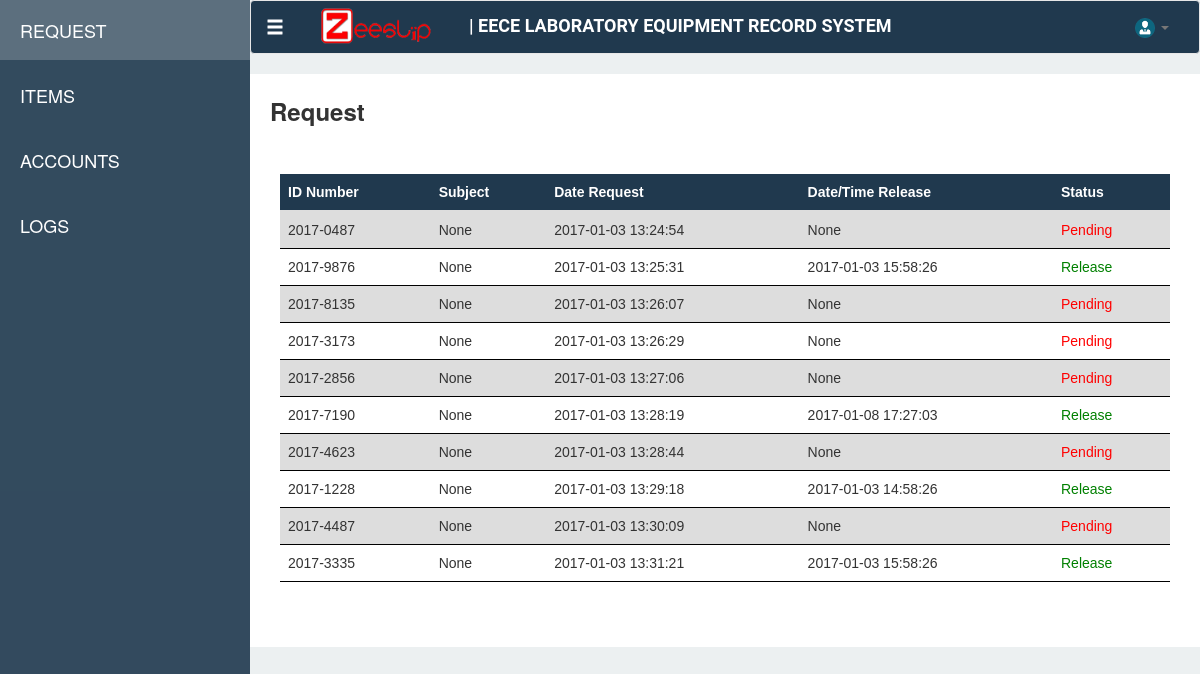
The app's page /dashboard/request, older data.
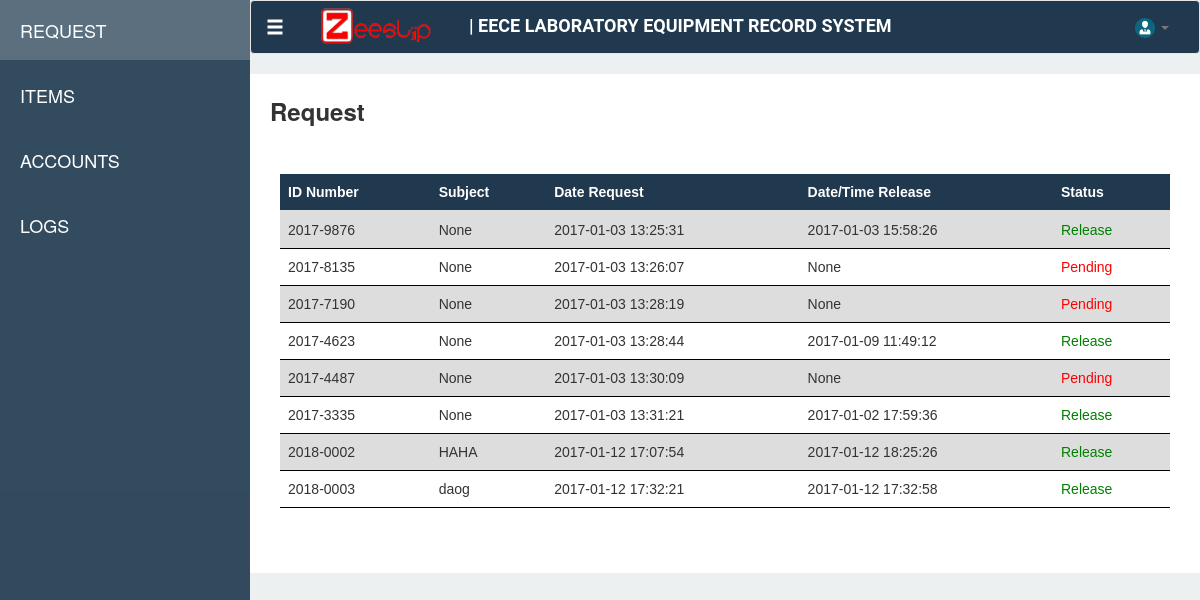
The same page, newer data.
### tables this page shows
CREATE TABLE "Request" ("requestId" INTEGER PRIMARY KEY  NOT NULL ,"idNumber" VARCHAR,"name" VARCHAR,"subject" VARCHAR,"requestDate" DATETIME DEFAULT (datetime(CURRENT_TIMESTAMP,'localtime')) );

### app.py (the view)
    @app.route('/dashboard/request')
    def request():
        con = sqlite3.connect("ZeeSlipv2.sqlite")
        con.row_factory = sqlite3.Row
        cur = con.cursor()
        cur.execute("SELECT Request.requestId, Request.idNumber, Request.name, Request.subject, Request.requestDate, itemId, itemCode, itemName, itemDescription, itemQuantity, itemAvailable, issueDate, returnDate FROM (SELECT BorrowedItem.itemId,itemCode,itemName,itemDescription,BorrowedItem.itemQuantity, COALESCE((Item.itemQuantity - (SELECT SUM(BorrowedItem.itemQuantity) FROM BorrowedItem WHERE Item.itemId = BorrowedItem.itemId AND requestId IN (SELECT BorrowedItem.requestId FROM BorrowedItem WHERE BorrowedItem.issueDate IS NOT NULL AND returnDate IS NULL AND Item.itemId = BorrowedItem.itemId))),Item.itemQuantity) as itemAvailable, BorrowedItem.issueDate,BorrowedItem.returnDate,BorrowedItem.requestId as request FROM BorrowedItem,Item WHERE BorrowedItem.itemId = Item.itemId) LEFT JOIN Request ON request = Request.requestId WHERE requestID IS NOT NULL AND returnDate IS NULL GROUP BY requestId")
        rows = cur.fetchall()
        return render_template('modules/request.html', req = rows)

### templates/modules/request.html (shortened to what this page needs)
{% extends "dashboard.html" %}
{% block request %}
<link type="text/css" href="{{ url_for('static', filename='css/styles.css') }}" rel="stylesheet">
<div class="request-page-def">
    <div class="row">
        <div class="col-md-2"><span class="request-text"> Request </span></div>
    </div>
    <br>
    <div  class="row" style="padding: 25px" >
    <div  class="table-responsive">
        <table class="table" id="listRequest" style="cursor: pointer">
        <thead>
            <tr>
                <th>ID Number</th>
                <th>Subject</th>
                <th>Date Request</th>
                <th>Date/Time Release</th>
                <th>Status</th>
            </tr>
            </thead>
        <tbody>
            {% for r in req %}
            <tr data-toggle="modal" data-target="#inModal" onclick="getReq({{ r[0] }})">
                <td>{{ r[1] }}</td>
                <td>{{ r[3] }}</td>
                <td>{{ r[4] }}</td>
                <td>{{ r[11] }}</td>
                {% if r[11] == None %}
                <td style="color: red">Pending</td>
                {% else %}
                <td style="color: green">Release</td>
                {% endif %}
            </tr>
            {% endfor %}
            </tbody>
        </table>
        </div>
    </div>
</div>
</div>
{% endblock %}

Row changes from the older to the newer data that the page shows:
removed Request: idNumber "2017-0487", r "None", requestDate "2017-01-03 13:24:54", shows "Pending"
removed Request: idNumber "2017-3173", r "None", requestDate "2017-01-03 13:26:29", shows "Pending"
no longer on this page (row unchanged): Request: idNumber "2017-2856", r "None", requestDate "2017-01-03 13:27:06", shows "Pending"
removed Request: idNumber "2017-1228", r "None", requestDate "2017-01-03 13:29:18", r "2017-01-03 14:58:26", shows "Release"
computed for Request (number 3 of 8 on the later page): r "2017-01-08 17:27:03" → "None"; text "Release" → "Pending"
computed for Request (number 4 of 8 on the later page): r "None" → "2017-01-09 11:49:12"; text "Pending" → "Release"
computed for Request (number 6 of 8 on the later page): r "2017-01-03 15:58:26" → "2017-01-02 17:59:36"
added Request: idNumber "2018-0002", subject "HAHA", requestDate "2017-01-12 17:07:54", r "2017-01-12 18:25:26", shows "Release"
added Request: idNumber "2018-0003", subject "daog", requestDate "2017-01-12 17:32:21", r "2017-01-12 17:32:58", shows "Release"
